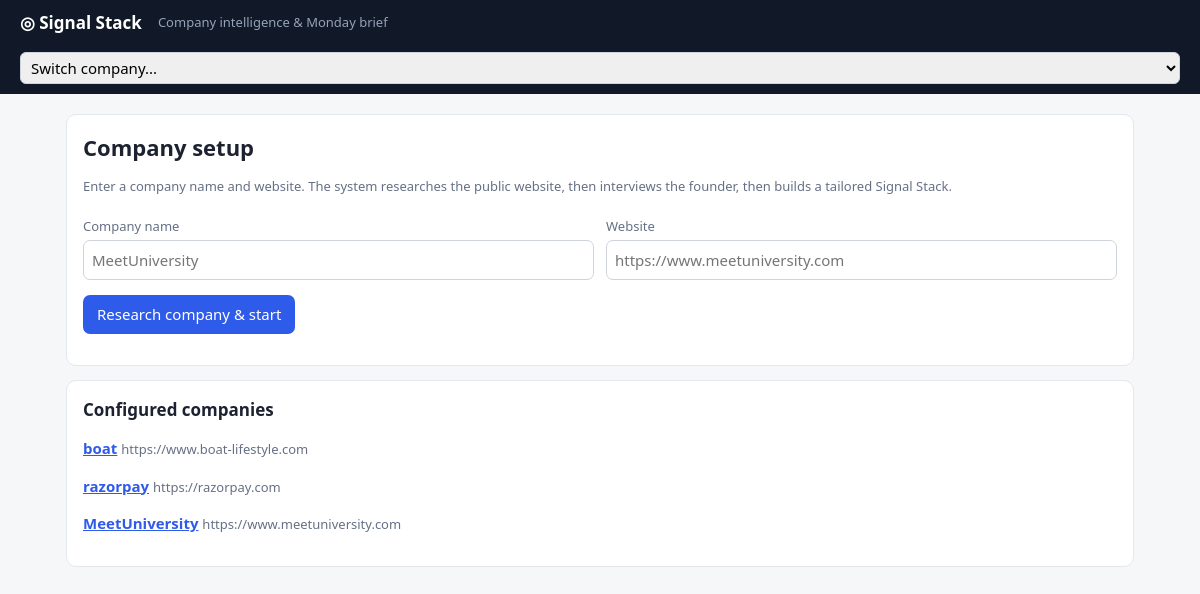
The page / on the database its author committed.
### tables this page shows
CREATE TABLE companies(
  id INTEGER PRIMARY KEY, name TEXT, url TEXT, research TEXT, profile TEXT, context_note TEXT,
  settings TEXT, created TEXT DEFAULT CURRENT_TIMESTAMP);

### app.py (the view)
@app.route("/")
def index():
    return render_template("index.html", rows=db.q("select * from companies order by id desc"))

### app.py (called while the page is built)
@app.context_processor
def inject():
    return {"companies": db.q("select id,name from companies order by id")}

### db.py (called while the page is built)
def conn():
    c = sqlite3.connect(DB, timeout=30)
    c.row_factory = sqlite3.Row
    c.execute("PRAGMA journal_mode=WAL")
    return c

def q(sql, args=(), one=False):
    with conn() as c:
        rows = c.execute(sql, args).fetchall()
    rows = [dict(r) for r in rows]
    if one:
        return rows[0] if rows else None
    return rows

### templates/index.html
{% extends "base.html" %}{% block body %}
<div class="card"><h1>Company setup</h1>
<p class="mut">Enter a company name and website. The system researches the public website, then interviews the founder, then builds a tailored Signal Stack.</p>
<form method="post" action="/company/new" onsubmit="this.querySelector('button').disabled=true;this.querySelector('button').textContent='Researching... (up to a minute)'">
<div class="grid"><div><label>Company name</label><input name="name" placeholder="MeetUniversity" required></div>
<div><label>Website</label><input name="url" placeholder="https://www.meetuniversity.com" required></div></div>
<p><button>Research company &amp; start</button></p></form></div>
<div class="card"><h2>Configured companies</h2>
{% for r in rows %}<p><a href="/c/{{r.id}}"><b>{{r.name}}</b></a> <span class="mut">{{r.url}}</span></p>{% else %}<p class="mut">None yet.</p>{% endfor %}</div>
{% endblock %}

### templates/base.html (style rules this page uses)
:root { --bg:#f6f7f9;--card:#fff;--ink:#1c2230;--mut:#667085;--line:#e4e7ec;--acc:#2f5bea;--ok:#12805c;--bad:#c0392b;--warn:#b7791f }
* { box-sizing:border-box }
body { margin:0;background:var(--bg);color:var(--ink);font:15px/1.5 system-ui,Segoe UI,Arial,sans-serif }
.card { background:var(--card);border:1px solid var(--line);border-radius:10px;padding:16px;margin-bottom:14px }
h1 { font-size:22px;margin:0 0 10px }
h2 { font-size:17px;margin:0 0 8px }
.mut { color:var(--mut);font-size:13px }
input,textarea,select { font:inherit;padding:8px;border:1px solid #cfd4dc;border-radius:7px;width:100% }
label { font-size:13px;color:var(--mut);display:block;margin:8px 0 3px }
button,.btn { background:var(--acc);color:#fff;border:0;border-radius:7px;padding:8px 14px;cursor:pointer;font:inherit;text-decoration:none;display:inline-block }
.grid { display:grid;grid-template-columns:repeat(auto-fit,minmax(300px,1fr));gap:12px }
a { color:var(--acc) }

### rows shown on the page
companies: name "boat", url "https://www.boat-lifestyle.com"
companies: name "razorpay", url "https://razorpay.com"
companies: name "MeetUniversity", url "https://www.meetuniversity.com"
